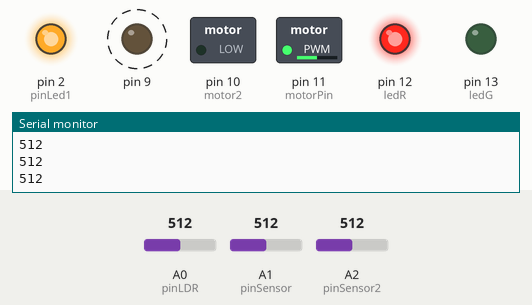
The sketch below on a simulated Arduino Uno, built with avr-gcc and run on an emulated ATmega328P. Shown: switched loads named in the sketch (green lamp = pin HIGH), output pins drawn as LEDs (lit = HIGH), the last lines printed to the serial monitor. Dashed ring = blinking. Inputs (shaded band) come from the test bench; at power-on: A0 (pinLDR) = 512, A1 (pinSensor) = 512, A2 (pinSensor2) = 512.

Above: at 1.29 s.
1.3 s: A0 (pinLDR) set to 290
At 1.48 s:
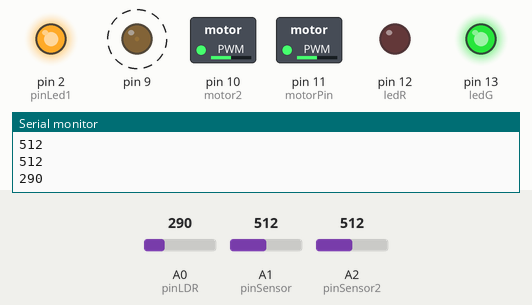
4.3 s: A1 (pinSensor) set to 716
At 4.73 s:
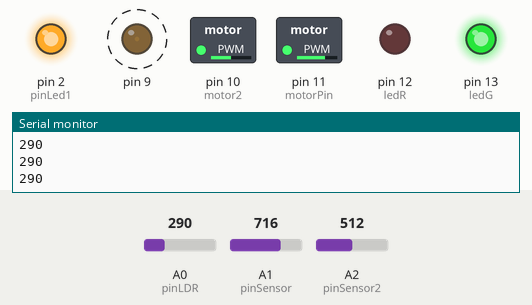
7.3 s: A2 (pinSensor2) set to 716
At 7.52 s:
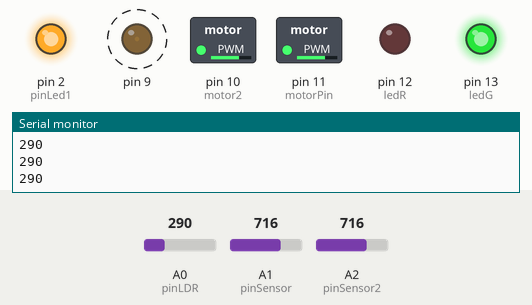
10.3 s: A0 (pinLDR) set to 306
At 10.72 s:
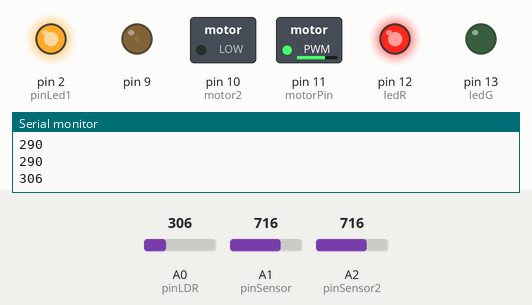
13.3 s: A1 (pinSensor) set to 900
At 13.45 s:
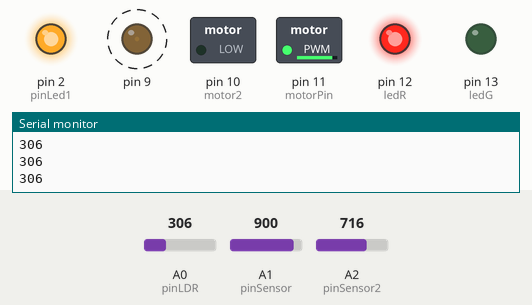
16.3 s: A0 (pinLDR) set to 122
At 16.49 s:
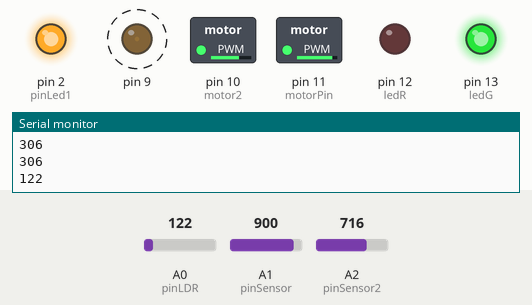
Timing chart, 0 to 20.3 s (numbered marks = the images above; inputs shaded):
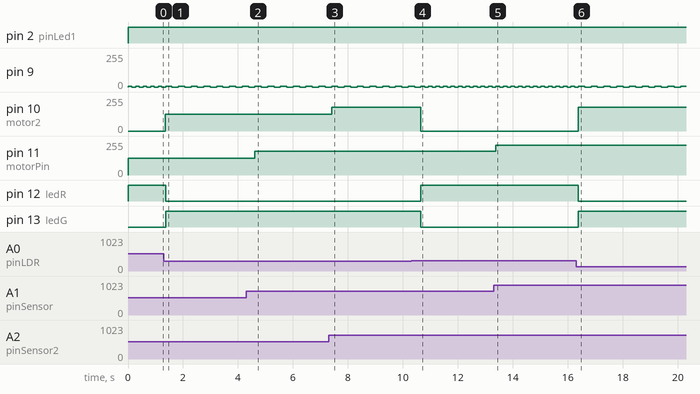

Measured:
- after the input at 1.3 s, pin 9: alternates 4/255 for 0.23 s and 0/255 for 0.23 s, starting after 0.30 s; pin 10 (motor2): 0/255 → 127/255 after 0.06 s; pin 12 (ledR): HIGH → LOW after 0.06 s; pin 13 (ledG): LOW → HIGH after 0.06 s
- after the input at 4.3 s, pin 11 (motorPin): 127/255 → 178/255 after 0.32 s
- after the input at 7.3 s, pin 10 (motor2): 127/255 → 178/255 after 0.10 s
- after the input at 10.3 s, pin 10 (motor2): 178/255 → 0/255 after 0.36 s; pin 12 (ledR): LOW → HIGH after 0.36 s; pin 13 (ledG): HIGH → LOW after 0.36 s
- after the input at 13.3 s, pin 11 (motorPin): 178/255 → 224/255 after 0.08 s
- after the input at 16.3 s, pin 9: alternates 4/255 for 0.23 s and 0/255 for 0.23 s, starting after 0.32 s; pin 10 (motor2): 0/255 → 178/255 after 0.08 s; pin 12 (ledR): HIGH → LOW after 0.08 s; pin 13 (ledG): LOW → HIGH after 0.08 s
- by itself, pin 9: alternates 4/255 for 0.14 s and 0/255 for 0.14 s

The sketch:

Motor_car.ino
```cpp
/*
Proyect Arduino Car with solar panel

*/
int motorPin = 11;
int motor2 =10;
int ledR =12;
int ledG=13;
int pinLed1 = 2;

const int pinSensor2=A2;
const int pinSensor = A1;
int valorPotenciometro = 0;
int valorPotenciometro2=0;
int motorVel = 0;
int motor2Vel=0;

int pinLDR = A0;
int valorLDR = 0;

void beep(unsigned char delayms){
  analogWrite(9, 4);
  delay(delayms);
  analogWrite(9, 0);
  delay(delayms);
}

void lightsRed(){
  digitalWrite(ledR,HIGH);
}
void ifMotor(){
  digitalWrite(motor2, LOW);

}
void setup() {
 pinMode(pinSensor, INPUT);
 pinMode(pinSensor2, INPUT);
 pinMode(9, OUTPUT);
 pinMode(ledR,OUTPUT);
 pinMode(ledG,OUTPUT);
 pinMode(pinLed1, OUTPUT);
 pinMode(motor2, OUTPUT);
 pinMode(motorPin, OUTPUT);
 Serial.begin(9600);
}
void loop() {
  valorLDR= analogRead(pinLDR);
  //Serial.println(valorLDR);

  valorPotenciometro = analogRead(pinSensor);
  motorVel = map(valorPotenciometro, 0, 1023, 0, 255);
  analogWrite(motorPin, motorVel);

  valorPotenciometro2 = analogRead(pinSensor2);
  motor2Vel = map(valorPotenciometro2, 0, 1023, 0, 255);
  analogWrite(motor2, motor2Vel);


  /*Serial.print("Motor 2 ");
  Serial.print(motor2Vel);
  Serial.print("     Motor 1 ");
  Serial.println(motorVel);
  */
  Serial.println(valorLDR);
  digitalWrite(pinLed1,HIGH);
  digitalWrite(ledG,HIGH);
  digitalWrite(ledR,LOW);

 if(valorLDR < 300){
    beep(1000);
  }

  if(valorLDR > 300){
    digitalWrite(ledG,LOW);
    ifMotor();
    lightsRed();
    beep(5000);
  }

  //El delay del beep tiene que estar despues de los motores y cualquier otra cosa
  //que tenga antes

}
```
